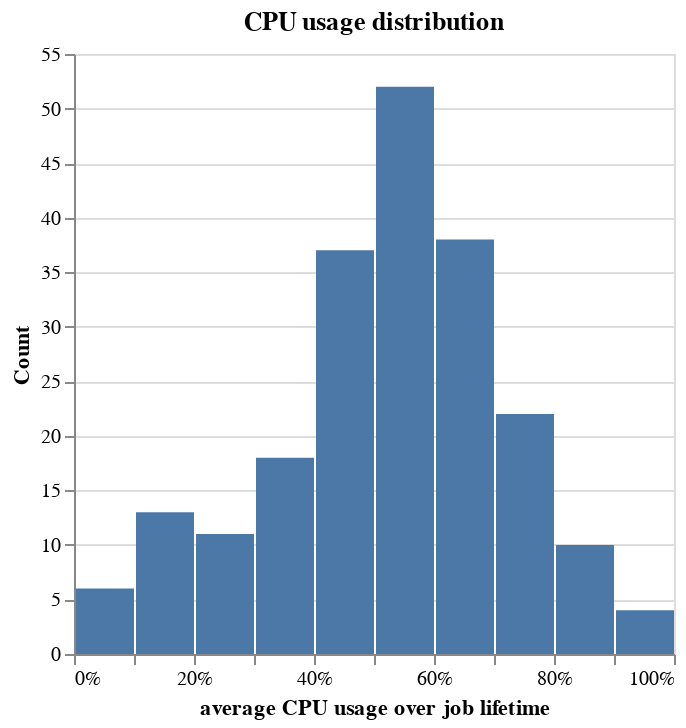

Notebook source saved alongside this figure:
### Code cell
# Plot cpu usage of the jobs

with duckdb.connect("pika_jobs.duckdb") as conn:

    query = """
    select avg(value) as avg_value, metric, count(distinct date_time) * 30 as duration from stats group by job_id, metric;
    """

    averages_df = conn.sql(query).pl()

    # averages_df = averages_df.group_by("metric").agg(pl.col("avg_value").hist(include_breakpoint=True, include_category=True, bin_count=10))


    # query = """
    # select metric, histogram(avg_value) as hist
    # from (select avg(value) as avg_value, metric from stats group by job_id, metric) group by metric;
    # """

    # metrics_histogram = conn.sql(query).pl()


# metrics_histogram = metrics_histogram.explode("hist") \
#     .with_columns(pl.col("hist").struct.unnest()) \
#     .rename({
#         "key": "bucket",
#         "value": "count"
#     })

# metrics_hist = averages_df.explode("avg_value").with_columns(pl.col("avg_value").struct.unnest())



alt.Chart(averages_df.filter(pl.col("metric").eq("cpu_used")), title="CPU usage distribution").mark_bar().encode(
    x=alt.X("avg_value", title="average CPU usage over job lifetime").bin().axis(format=".0%"),
    y = alt.Y("count()", title="Count"),
).display(scaleFactor=2)

### Figure 1 — Vega-Lite specification as saved in the notebook (floating-point values rounded to 4 significant figures; data arrays with more than 128 entries replaced by an {"elided": "..."} marker saying what was removed)
{"config": {"view": {"continuousWidth": 300, "continuousHeight": 300}}, "data": {"name": "data-69261893fd53ee9724e40c65def19c6c"}, "mark": {"type": "bar"}, "encoding": {"x": {"axis": {"format": ".0%"}, "bin": {}, "field": "avg_value", "title": "average CPU usage over job lifetime", "type": "quantitative"}, "y": {"aggregate": "count", "title": "Count", "type": "quantitative"}}, "title": "CPU usage distribution", "$schema": "https://vega.github.io/schema/vega-lite/v5.20.1.json", "datasets": {"data-69261893fd53ee9724e40c65def19c6c": {"elided": "211 records"}}}
